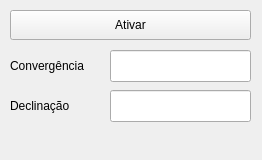
<?xml version="1.0" encoding="UTF-8"?>
<ui version="4.0">
 <class>convWindow</class>
 <widget class="QDockWidget" name="convWindow">
  <property name="geometry">
   <rect>
    <x>0</x>
    <y>0</y>
    <width>262</width>
    <height>160</height>
   </rect>
  </property>
  <property name="sizePolicy">
   <sizepolicy hsizetype="Fixed" vsizetype="Fixed">
    <horstretch>0</horstretch>
    <verstretch>0</verstretch>
   </sizepolicy>
  </property>
  <property name="minimumSize">
   <size>
    <width>262</width>
    <height>160</height>
   </size>
  </property>
  <property name="maximumSize">
   <size>
    <width>262</width>
    <height>160</height>
   </size>
  </property>
  <property name="windowTitle">
   <string>Convergência e Declinação</string>
  </property>
  <widget class="QWidget" name="dockWidgetContents">
   <widget class="QLabel" name="label">
    <property name="geometry">
     <rect>
      <x>10</x>
      <y>56</y>
      <width>91</width>
      <height>20</height>
     </rect>
    </property>
    <property name="text">
     <string>Convergência</string>
    </property>
   </widget>
   <widget class="QLabel" name="label_2">
    <property name="geometry">
     <rect>
      <x>10</x>
      <y>96</y>
      <width>91</width>
      <height>20</height>
     </rect>
    </property>
    <property name="text">
     <string>Declinação</string>
    </property>
   </widget>
   <widget class="QLineEdit" name="convEdit">
    <property name="geometry">
     <rect>
      <x>110</x>
      <y>50</y>
      <width>141</width>
      <height>32</height>
     </rect>
    </property>
    <property name="readOnly">
     <bool>true</bool>
    </property>
   </widget>
   <widget class="QLineEdit" name="declEdit">
    <property name="geometry">
     <rect>
      <x>110</x>
      <y>90</y>
      <width>141</width>
      <height>32</height>
     </rect>
    </property>
    <property name="readOnly">
     <bool>true</bool>
    </property>
   </widget>
   <widget class="QPushButton" name="okButton">
    <property name="geometry">
     <rect>
      <x>10</x>
      <y>10</y>
      <width>241</width>
      <height>30</height>
     </rect>
    </property>
    <property name="text">
     <string>Ativar</string>
    </property>
    <property name="checkable">
     <bool>true</bool>
    </property>
    <property name="checked">
     <bool>false</bool>
    </property>
   </widget>
  </widget>
 </widget>
 <resources/>
 <connections/>
</ui>
